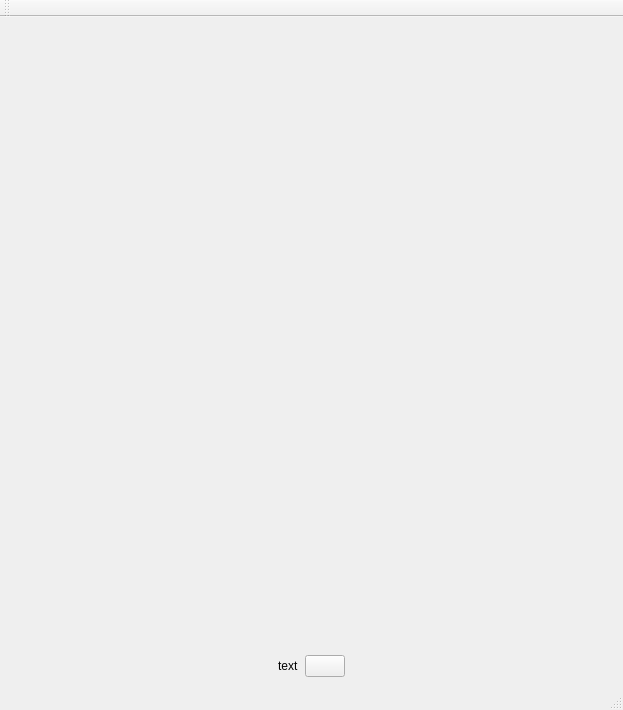
<?xml version="1.0" encoding="UTF-8"?>
<ui version="4.0">
 <class>ArteryTechQtProjectClass</class>
 <widget class="QMainWindow" name="ArteryTechQtProjectClass">
  <property name="geometry">
   <rect>
    <x>0</x>
    <y>0</y>
    <width>623</width>
    <height>710</height>
   </rect>
  </property>
  <property name="windowTitle">
   <string>ArteryTechQtProject</string>
  </property>
  <property name="windowIcon">
   <iconset resource="ArteryTechQtProject.qrc">
    <normaloff>:/new/prefix1/images/ArteryTech.ico</normaloff>:/new/prefix1/images/ArteryTech.ico</iconset>
  </property>
  <widget class="QWidget" name="centralWidget">
   <layout class="QVBoxLayout" name="verticalLayout_2">
    <item>
     <layout class="QVBoxLayout" name="verticalLayout">
      <item>
       <spacer name="verticalSpacer">
        <property name="orientation">
         <enum>Qt::Vertical</enum>
        </property>
        <property name="sizeHint" stdset="0">
         <size>
          <width>20</width>
          <height>40</height>
         </size>
        </property>
       </spacer>
      </item>
      <item>
       <layout class="QHBoxLayout" name="horizontalLayout">
        <item>
         <spacer name="horizontalSpacer">
          <property name="orientation">
           <enum>Qt::Horizontal</enum>
          </property>
          <property name="sizeHint" stdset="0">
           <size>
            <width>40</width>
            <height>20</height>
           </size>
          </property>
         </spacer>
        </item>
        <item>
         <widget class="QLabel" name="label">
          <property name="text">
           <string>text</string>
          </property>
         </widget>
        </item>
        <item>
         <widget class="QPushButton" name="pushButton">
          <property name="text">
           <string/>
          </property>
          <property name="autoDefault">
           <bool>false</bool>
          </property>
          <property name="default">
           <bool>false</bool>
          </property>
          <property name="flat">
           <bool>false</bool>
          </property>
         </widget>
        </item>
        <item>
         <spacer name="horizontalSpacer_2">
          <property name="orientation">
           <enum>Qt::Horizontal</enum>
          </property>
          <property name="sizeHint" stdset="0">
           <size>
            <width>40</width>
            <height>20</height>
           </size>
          </property>
         </spacer>
        </item>
       </layout>
      </item>
     </layout>
    </item>
   </layout>
  </widget>
  <widget class="QMenuBar" name="menuBar">
   <property name="geometry">
    <rect>
     <x>0</x>
     <y>0</y>
     <width>623</width>
     <height>23</height>
    </rect>
   </property>
  </widget>
  <widget class="QToolBar" name="mainToolBar">
   <attribute name="toolBarArea">
    <enum>TopToolBarArea</enum>
   </attribute>
   <attribute name="toolBarBreak">
    <bool>false</bool>
   </attribute>
  </widget>
  <widget class="QStatusBar" name="statusBar"/>
  <action name="actionopen">
   <property name="checkable">
    <bool>false</bool>
   </property>
   <property name="enabled">
    <bool>true</bool>
   </property>
   <property name="text">
    <string>Open Picture</string>
   </property>
  </action>
  <action name="actionOpenExe">
   <property name="text">
    <string>Open Exe</string>
   </property>
  </action>
  <action name="actionMesh_Setup_2">
   <property name="text">
    <string>Mesh Setup</string>
   </property>
  </action>
  <action name="actionBoundary_Setup">
   <property name="text">
    <string>Boundary Setup</string>
   </property>
  </action>
  <action name="actionPhysics_Setup_2">
   <property name="text">
    <string>Physics Setup</string>
   </property>
  </action>
  <action name="actionNonlinear_Solver_Setup">
   <property name="text">
    <string>Nonlinear Solver Setup</string>
   </property>
  </action>
  <action name="actionLinear_Solver_Setup">
   <property name="text">
    <string>Linear Solver Setup</string>
   </property>
  </action>
  <action name="actionPreconditioner_Setup">
   <property name="text">
    <string>Preconditioner Setup</string>
   </property>
  </action>
  <action name="actionTwo_Level_Preconditioner">
   <property name="text">
    <string>Two-Level Preconditioner</string>
   </property>
  </action>
  <action name="actionOutput_Setup">
   <property name="text">
    <string>Output Setup</string>
   </property>
  </action>
  <action name="actionOther_Setups">
   <property name="text">
    <string>Other Setups</string>
   </property>
  </action>
  <action name="actionModify_Finish">
   <property name="text">
    <string>Modify Finish</string>
   </property>
  </action>
  <action name="actionOpen_Dicompicture">
   <property name="text">
    <string>Open Dicompicture</string>
   </property>
  </action>
  <action name="actionView">
   <property name="text">
    <string>View</string>
   </property>
  </action>
  <action name="actionDivision">
   <property name="text">
    <string>Division</string>
   </property>
  </action>
  <action name="actionGeometry">
   <property name="text">
    <string>Geometry</string>
   </property>
  </action>
  <action name="actionMesh">
   <property name="text">
    <string>Mesh</string>
   </property>
  </action>
  <action name="actionCompute">
   <property name="text">
    <string>Compute</string>
   </property>
  </action>
  <action name="actionPutty">
   <property name="text">
    <string>Open Putty</string>
   </property>
  </action>
  <action name="actionadd_username">
   <property name="text">
    <string>add username</string>
   </property>
  </action>
 </widget>
 <layoutdefault spacing="6" margin="11"/>
 <resources>
  <include location="ArteryTechQtProject.qrc"/>
 </resources>
 <connections/>
</ui>
